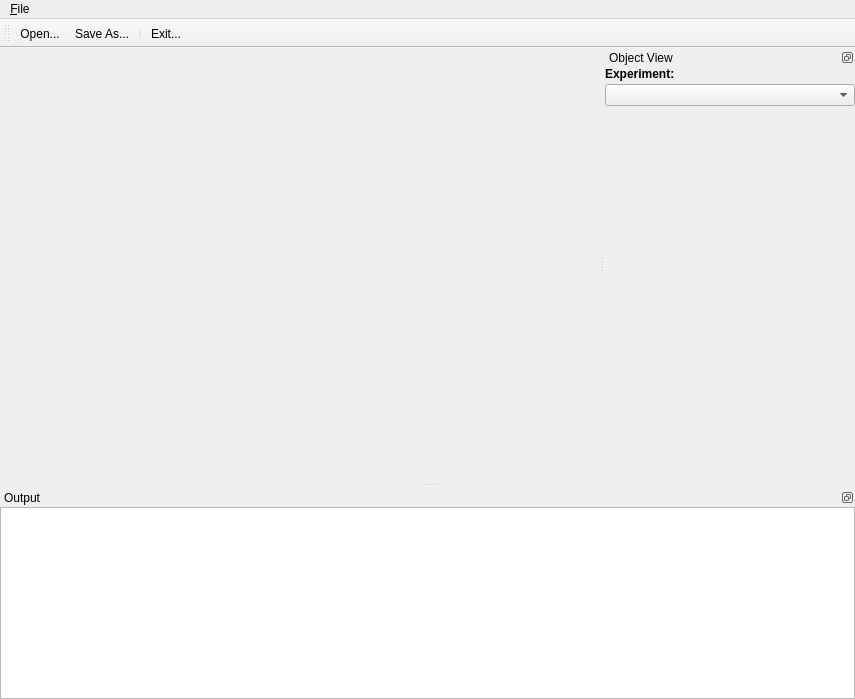
<?xml version="1.0" encoding="UTF-8"?>
<ui version="4.0">
 <class>GeoXMainWindow</class>
 <widget class="QMainWindow" name="GeoXMainWindow">
  <property name="geometry">
   <rect>
    <x>0</x>
    <y>0</y>
    <width>855</width>
    <height>699</height>
   </rect>
  </property>
  <property name="minimumSize">
   <size>
    <width>300</width>
    <height>200</height>
   </size>
  </property>
  <property name="focusPolicy">
   <enum>Qt::StrongFocus</enum>
  </property>
  <property name="contextMenuPolicy">
   <enum>Qt::DefaultContextMenu</enum>
  </property>
  <property name="windowTitle">
   <string>MainWindow</string>
  </property>
  <property name="windowIcon">
   <iconset resource="../images/geoX.qrc">
    <normaloff>:/images/MainIcon.png</normaloff>:/images/MainIcon.png</iconset>
  </property>
  <property name="toolButtonStyle">
   <enum>Qt::ToolButtonTextBesideIcon</enum>
  </property>
  <property name="animated">
   <bool>false</bool>
  </property>
  <widget class="QWidget" name="centralwidget">
   <layout class="QHBoxLayout">
    <property name="spacing">
     <number>0</number>
    </property>
    <property name="margin">
     <number>0</number>
    </property>
    <item>
     <widget class="QFrame" name="mainFrame">
      <property name="sizePolicy">
       <sizepolicy hsizetype="Expanding" vsizetype="Expanding">
        <horstretch>1</horstretch>
        <verstretch>1</verstretch>
       </sizepolicy>
      </property>
      <property name="autoFillBackground">
       <bool>false</bool>
      </property>
      <property name="frameShape">
       <enum>QFrame::NoFrame</enum>
      </property>
      <property name="frameShadow">
       <enum>QFrame::Plain</enum>
      </property>
     </widget>
    </item>
   </layout>
  </widget>
  <widget class="QMenuBar" name="menubar">
   <property name="geometry">
    <rect>
     <x>0</x>
     <y>0</y>
     <width>855</width>
     <height>26</height>
    </rect>
   </property>
   <property name="focusPolicy">
    <enum>Qt::StrongFocus</enum>
   </property>
   <widget class="QMenu" name="menu_File">
    <property name="title">
     <string>&amp;File</string>
    </property>
    <addaction name="actionOpen"/>
    <addaction name="actionSaveAs"/>
    <addaction name="separator"/>
    <addaction name="actionExit"/>
   </widget>
   <addaction name="menu_File"/>
  </widget>
  <widget class="QToolBar" name="toolBar">
   <property name="windowTitle">
    <string>toolBar</string>
   </property>
   <property name="orientation">
    <enum>Qt::Horizontal</enum>
   </property>
   <attribute name="toolBarArea">
    <enum>TopToolBarArea</enum>
   </attribute>
   <attribute name="toolBarBreak">
    <bool>false</bool>
   </attribute>
   <addaction name="actionOpen"/>
   <addaction name="actionSaveAs"/>
   <addaction name="separator"/>
   <addaction name="actionExit"/>
  </widget>
  <widget class="QDockWidget" name="dockObjectView">
   <property name="features">
    <set>QDockWidget::DockWidgetFloatable|QDockWidget::DockWidgetMovable</set>
   </property>
   <property name="allowedAreas">
    <set>Qt::AllDockWidgetAreas</set>
   </property>
   <property name="windowTitle">
    <string>Object View</string>
   </property>
   <attribute name="dockWidgetArea">
    <number>2</number>
   </attribute>
   <widget class="QWidget" name="dockWidgetContents_2">
    <layout class="QVBoxLayout">
     <property name="spacing">
      <number>3</number>
     </property>
     <property name="margin">
      <number>0</number>
     </property>
     <item>
      <layout class="QVBoxLayout">
       <property name="spacing">
        <number>3</number>
       </property>
       <property name="margin">
        <number>0</number>
       </property>
       <item>
        <widget class="QLabel" name="label">
         <property name="font">
          <font>
           <weight>75</weight>
           <bold>true</bold>
          </font>
         </property>
         <property name="text">
          <string>Experiment:</string>
         </property>
        </widget>
       </item>
       <item>
        <widget class="ClassTypeClassPropertyEditorWidget" name="experimentSelector"/>
       </item>
      </layout>
     </item>
     <item>
      <widget class="QFrame" name="experimentObjectViewFrame">
       <property name="sizePolicy">
        <sizepolicy hsizetype="Preferred" vsizetype="Expanding">
         <horstretch>0</horstretch>
         <verstretch>0</verstretch>
        </sizepolicy>
       </property>
       <property name="minimumSize">
        <size>
         <width>250</width>
         <height>16</height>
        </size>
       </property>
       <property name="frameShape">
        <enum>QFrame::NoFrame</enum>
       </property>
       <property name="frameShadow">
        <enum>QFrame::Raised</enum>
       </property>
      </widget>
     </item>
    </layout>
   </widget>
  </widget>
  <widget class="QDockWidget" name="dockOutput">
   <property name="features">
    <set>QDockWidget::DockWidgetFloatable|QDockWidget::DockWidgetMovable</set>
   </property>
   <property name="windowTitle">
    <string>Output</string>
   </property>
   <attribute name="dockWidgetArea">
    <number>8</number>
   </attribute>
   <widget class="QWidget" name="dockWidgetContents">
    <layout class="QHBoxLayout">
     <property name="spacing">
      <number>0</number>
     </property>
     <property name="margin">
      <number>0</number>
     </property>
     <item>
      <widget class="QTextBrowser" name="outputWindow"/>
     </item>
    </layout>
   </widget>
  </widget>
  <action name="actionOpen">
   <property name="icon">
    <iconset resource="../images/geoX.qrc">
     <normaloff>:/images/open.png</normaloff>:/images/open.png</iconset>
   </property>
   <property name="text">
    <string>&amp;Open Experiment...</string>
   </property>
   <property name="iconText">
    <string>Open...</string>
   </property>
   <property name="toolTip">
    <string>Open Experiment...</string>
   </property>
   <property name="shortcut">
    <string>Ctrl+O</string>
   </property>
  </action>
  <action name="actionSaveAs">
   <property name="icon">
    <iconset resource="../images/geoX.qrc">
     <normaloff>:/images/saveHS.png</normaloff>:/images/saveHS.png</iconset>
   </property>
   <property name="text">
    <string>Save Experiment &amp;As...</string>
   </property>
   <property name="iconText">
    <string>Save As...</string>
   </property>
   <property name="toolTip">
    <string>Save Experiment As...</string>
   </property>
   <property name="shortcut">
    <string>Ctrl+S</string>
   </property>
  </action>
  <action name="actionExit">
   <property name="icon">
    <iconset resource="../images/geoX.qrc">
     <normaloff>:/images/exit.png</normaloff>:/images/exit.png</iconset>
   </property>
   <property name="text">
    <string>E&amp;xit</string>
   </property>
   <property name="iconText">
    <string>Exit...</string>
   </property>
   <property name="toolTip">
    <string>Exit...</string>
   </property>
   <property name="shortcut">
    <string>Alt+X</string>
   </property>
  </action>
 </widget>
 <layoutdefault spacing="3" margin="0"/>
 <customwidgets>
  <customwidget>
   <class>ClassTypeClassPropertyEditorWidget</class>
   <extends>QComboBox</extends>
   <header>ClassTypeClassPropertyEditorWidget.h</header>
  </customwidget>
 </customwidgets>
 <resources>
  <include location="../images/geoX.qrc"/>
 </resources>
 <connections/>
</ui>
